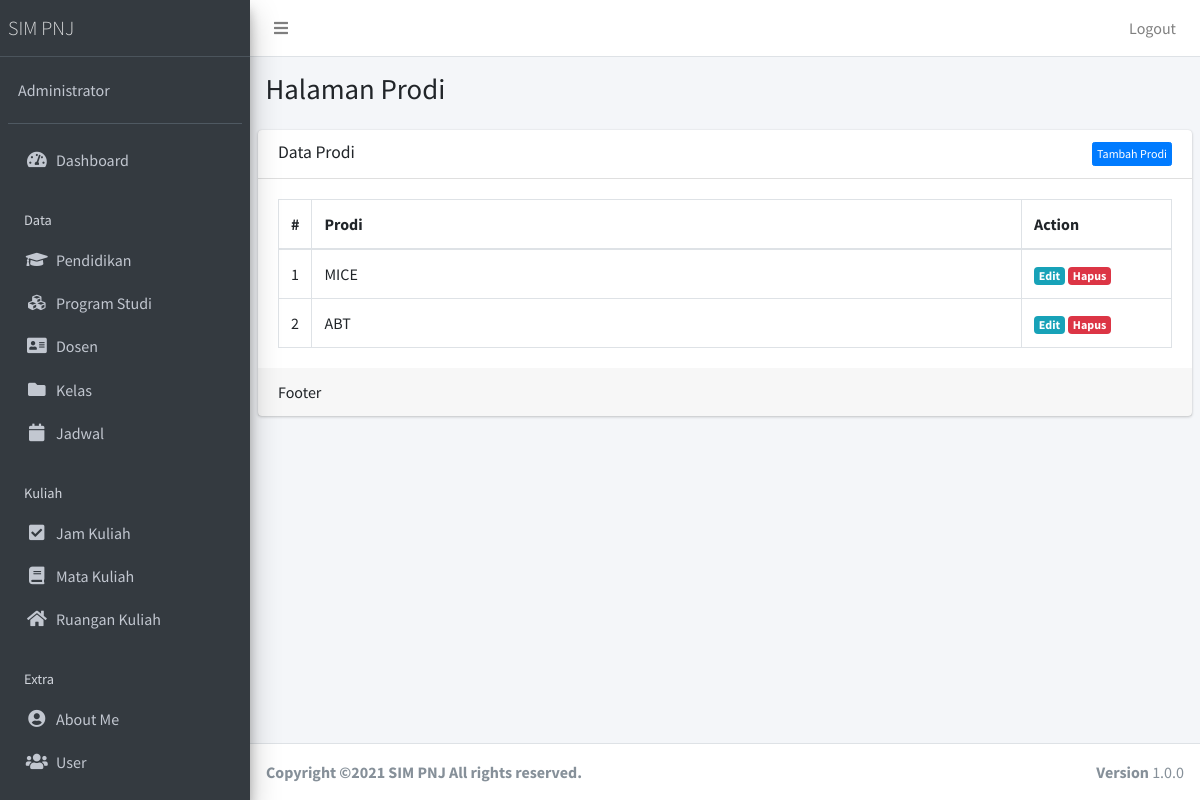
/public/prodi (signed in), run on an earlier commit of the app's database.
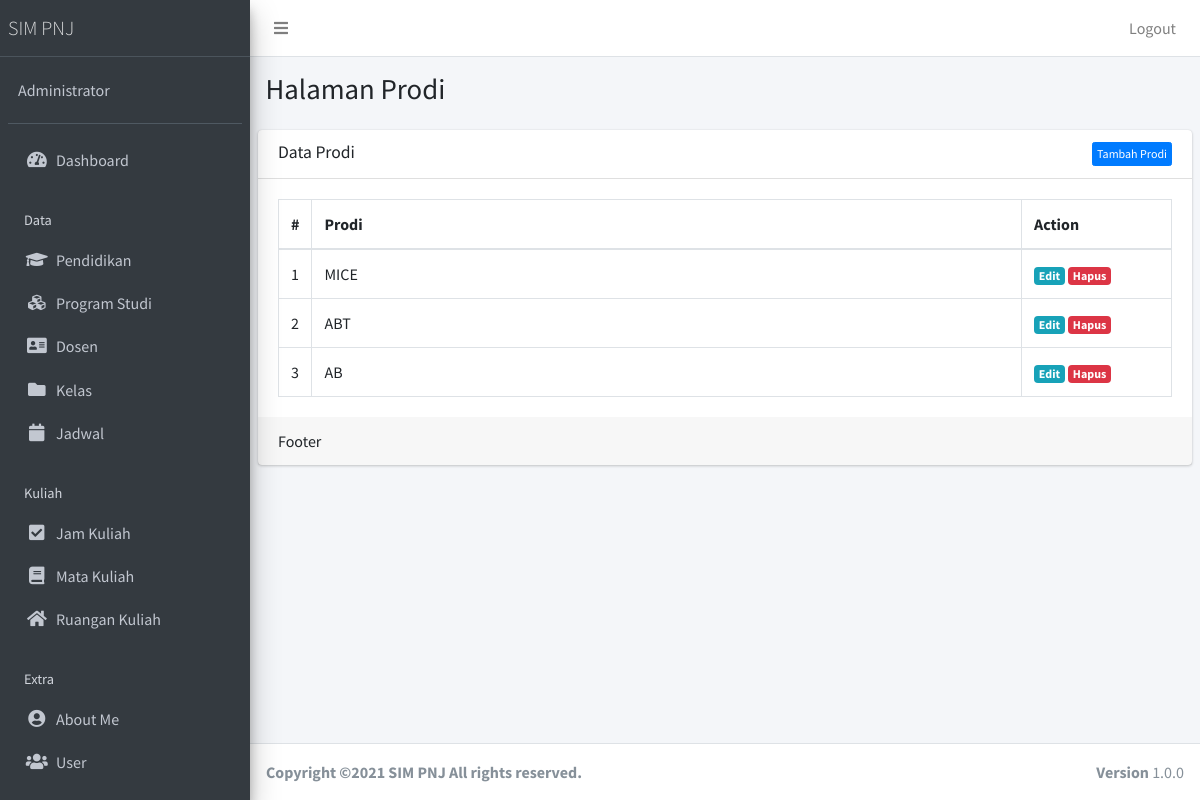
And on a later commit of the database.
### tables this page shows
CREATE TABLE `prodi` (
  `prodi_id` int(11) NOT NULL,
  `nama_prodi` varchar(35) NOT NULL
);

### app/core/Controller.php (called while the page is built, shortened)
<?php
class Controller{
	public function view($view, $data = [])
	{
		require_once '../app/views/' . $view . '.php';
	}
	public function model($model)
	{
		return new $model;
	}
}

### app/controllers/Prodi.php (called while the page is built, shortened)
<?php
class Prodi extends Controller {
	public function index()
{
		$data['title'] = 'Data Prodi';
		$data['prodi'] = $this->model('ProdiModel')->getAllProdi();
		$this->view('prodi/index', $data);
	}
}

### app/core/App.php (called while the page is built, shortened)
<?php
class App{
	protected $method = 'index';
	protected $params = [];
	public function __construct(){
		$this->controller = new $this->controller;
		call_user_func_array([$this->controller, $this->method], $this->params);
	}
}

### public/index.php (called while the page is built, shortened)
<?php
$app = new App;

### app/core/Database.php (called while the page is built, shortened)
<?php
class Database{
	private $host = DB_HOST;
	private $user = DB_USER;
	private $pass = DB_PASS;
	private $dbnm = DB_NAME;
	private $dbh;
	private $stmt;
	public function __construct()
	{
		$dsn = 'mysql:host='. $this->host .';dbname='. $this->dbnm;
		$option = [
			PDO::ATTR_PERSISTENT => true,
			PDO::ATTR_ERRMODE => PDO::ERRMODE_EXCEPTION
		];
		try{
			$this->dbh = new PDO($dsn,$this->user,$this->pass, $option);
		}catch(PDOException $e){
			die($e->getMessage());
		}
	}
	public function query($query)
	{
		$this->stmt = $this->dbh->prepare($query);
	}
	public function execute()
	{
		$this->stmt->execute();
	}
	public function resultSet()
	{
		$this->execute();
		return $this->stmt->fetchAll(PDO::FETCH_ASSOC);
	}
}

### app/models/ProdiModel.php (called while the page is built, shortened)
<?php
class ProdiModel {
	private $table = 'prodi';
	private $db;
	public function __construct()
	{
		$this->db = new Database;
	}
	public function getAllProdi()
	{
		$this->db->query('SELECT * FROM ' . $this->table);
		return $this->db->resultSet();
	}
}

### app/views/prodi/index.php (the view, shortened to what this page needs)
<div class="content-wrapper">
  <section class="content-header">
    <div class="container-fluid">
      <div class="row mb-2">
        <div class="col-sm-6">
          <h1>Halaman Prodi</h1>
        </div>
      </div>
    </div>
  </section>
  <section class="content">
    <div class="card">
      <div class="card-header">
        <h3 class="card-title"><?= $data['title'] ?></h3> <a href="<?= base_url; ?>/prodi/tambah" class="btn float-right btn-xs btn btn-primary">Tambah Prodi</a>
      </div>
      <div class="card-body">
        <table class="table table-bordered">
                <thead>
                  <tr>
                    <th style="width: 10px">#</th>
                    <th>Prodi</th>
                    <th style="width: 150px">Action</th>
                  </tr>
                </thead>
                <tbody>
                <?php $no=1; ?>
                  <?php foreach ($data['prodi'] as $row) :?>
                  <tr>
                    <td><?= $no; ?></td>
                    <td><?= $row['nama_prodi'];?></td>
                    <td>
                      <a href="<?= base_url; ?>/prodi/edit/<?= $row['prodi_id'] ?>" class="badge badge-info ">Edit</a> <a href="<?= base_url; ?>/prodi/hapus/<?= $row['prodi_id'] ?>" class="badge badge-danger" onclick="return confirm('Hapus data?');">Hapus</a>
                    </td>
                  </tr>
                  <?php $no++; endforeach; ?>
                </tbody>
              </table>
      </div>
      <div class="card-footer">
        Footer
      </div>
    </div>
  </section>
</div>

What changed in the data, as far as the page shows it:
added prodi: nama_prodi "AB"
